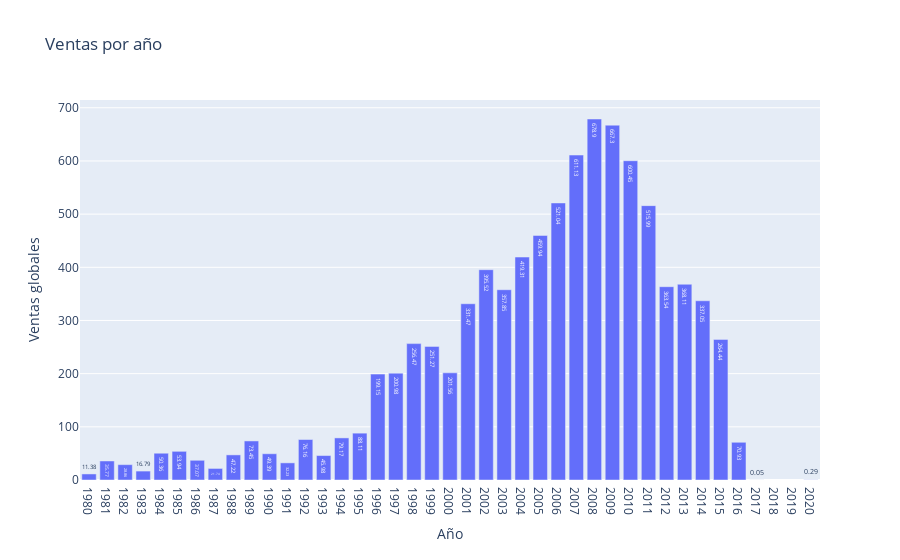

The notebook cell saved with this chart:
### Code cell
fig = px.bar(df_sales, x='Year', y='Global_Sales', title='Ventas por año', text_auto=True)
fig.update_xaxes(title='Año', dtick=1)
fig.update_yaxes(title='Ventas globales')
fig.show()

### Figure 1 — Plotly figure (JSON) as saved in the notebook; plotly's stock layout.template omitted (floating-point values rounded to 4 significant figures)
{"data": [{"alignmentgroup": "True", "hovertemplate": "Year=%{x}<br>Global_Sales=%{y}<extra></extra>", "legendgroup": "", "marker": {"color": "#636efa", "pattern": {"shape": ""}}, "name": "", "offsetgroup": "", "orientation": "v", "showlegend": false, "textposition": "auto", "texttemplate": "%{y}", "type": "bar", "x": [2008, 2009, 2007, 2010, 2006, 2011, 2005, 2004, 2002, 2013, 2012, 2003, 2014, 2001, 2015, 1998, 1999, 2000, 1997, 1996, 1995, 1994, 1992, 1989, 2016, 1985, 1984, 1990, 1988, 1993, 1986, 1981, 1991, 1982, 1987, 1983, 1980, 2020, 2017], "xaxis": "x", "y": [678.9, 667.3, 611.1, 600.5, 521.0, 516.0, 459.9, 419.3, 395.5, 368.1, 363.5, 357.9, 337.1, 331.5, 264.4, 256.5, 251.3, 201.6, 201.0, 199.2, 88.11, 79.17, 76.16, 73.45, 70.93, 53.94, 50.36, 49.39, 47.22, 45.98, 37.07, 35.77, 32.23, 28.86, 21.74, 16.79, 11.38, 0.29, 0.05], "yaxis": "y"}], "layout": {"barmode": "relative", "legend": {"tracegroupgap": 0}, "title": {"text": "Ventas por año"}, "xaxis": {"anchor": "y", "domain": [0, 1], "dtick": 1, "title": {"text": "Año"}}, "yaxis": {"anchor": "x", "domain": [0, 1], "title": {"text": "Ventas globales"}}}}
